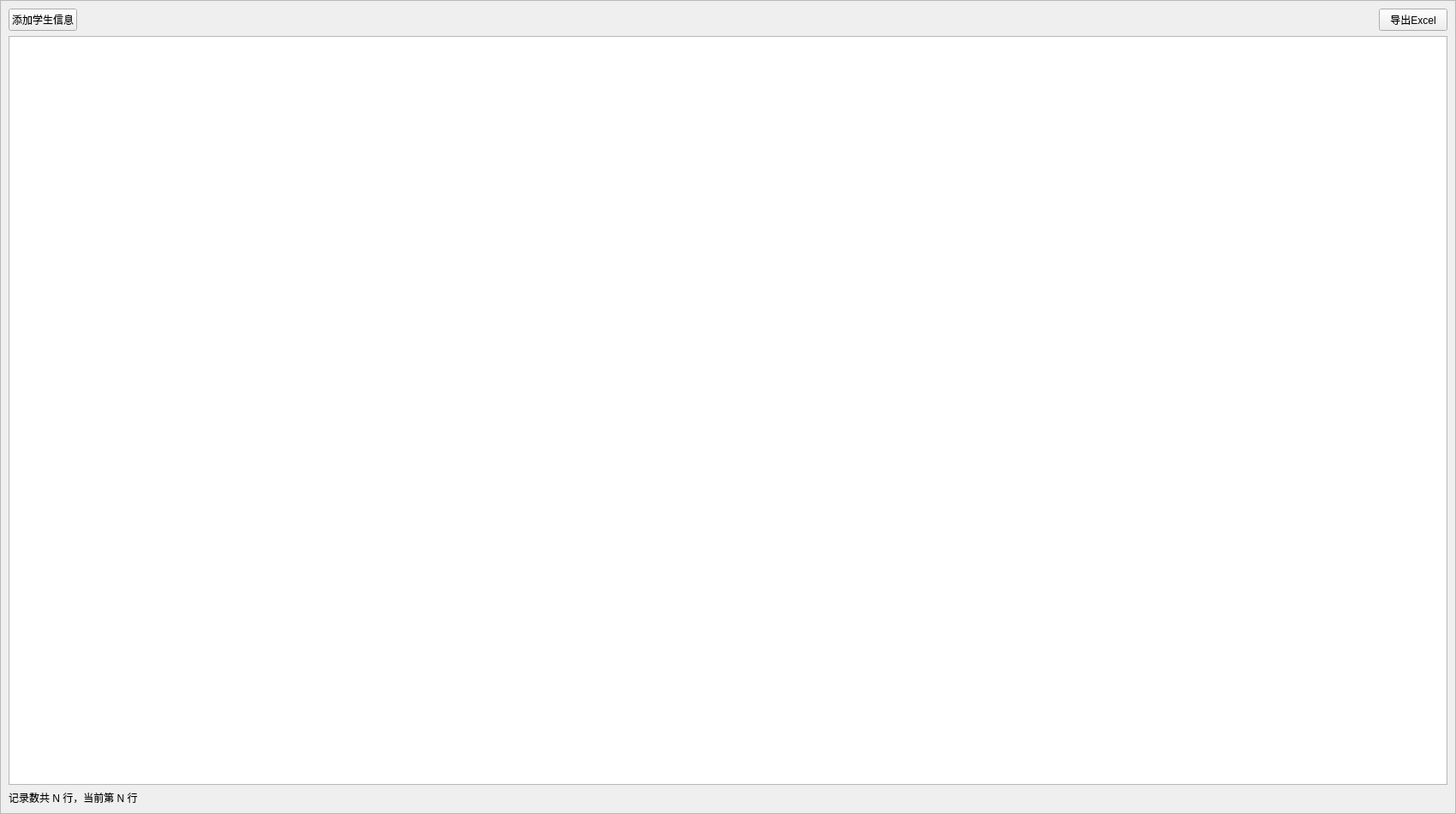
<?xml version="1.0" encoding="UTF-8"?>
<ui version="4.0">
 <class>StudentInfo</class>
 <widget class="QWidget" name="StudentInfo">
  <property name="geometry">
   <rect>
    <x>0</x>
    <y>0</y>
    <width>1700</width>
    <height>950</height>
   </rect>
  </property>
  <property name="windowTitle">
   <string>Form</string>
  </property>
  <layout class="QGridLayout" name="gridLayout">
   <property name="leftMargin">
    <number>0</number>
   </property>
   <property name="topMargin">
    <number>0</number>
   </property>
   <property name="rightMargin">
    <number>0</number>
   </property>
   <property name="bottomMargin">
    <number>0</number>
   </property>
   <item row="0" column="0">
    <widget class="QFrame" name="frame_stu">
     <property name="frameShape">
      <enum>QFrame::StyledPanel</enum>
     </property>
     <property name="frameShadow">
      <enum>QFrame::Raised</enum>
     </property>
     <layout class="QGridLayout" name="gridLayout_2">
      <item row="0" column="0">
       <layout class="QHBoxLayout" name="horizontalLayout">
        <item>
         <widget class="QPushButton" name="btn_addStu">
          <property name="text">
           <string>添加学生信息</string>
          </property>
         </widget>
        </item>
        <item>
         <spacer name="horizontalSpacer_2">
          <property name="orientation">
           <enum>Qt::Horizontal</enum>
          </property>
          <property name="sizeHint" stdset="0">
           <size>
            <width>918</width>
            <height>20</height>
           </size>
          </property>
         </spacer>
        </item>
        <item>
         <widget class="QPushButton" name="btn_saveToExcel">
          <property name="text">
           <string>导出Excel</string>
          </property>
         </widget>
        </item>
       </layout>
      </item>
      <item row="1" column="0">
       <widget class="QTableWidget" name="tableWidget_studentInfo"/>
      </item>
      <item row="2" column="0">
       <widget class="QLabel" name="label">
        <property name="text">
         <string>记录数共 N 行，当前第 N 行</string>
        </property>
       </widget>
      </item>
     </layout>
    </widget>
   </item>
  </layout>
 </widget>
 <resources/>
 <connections/>
</ui>
